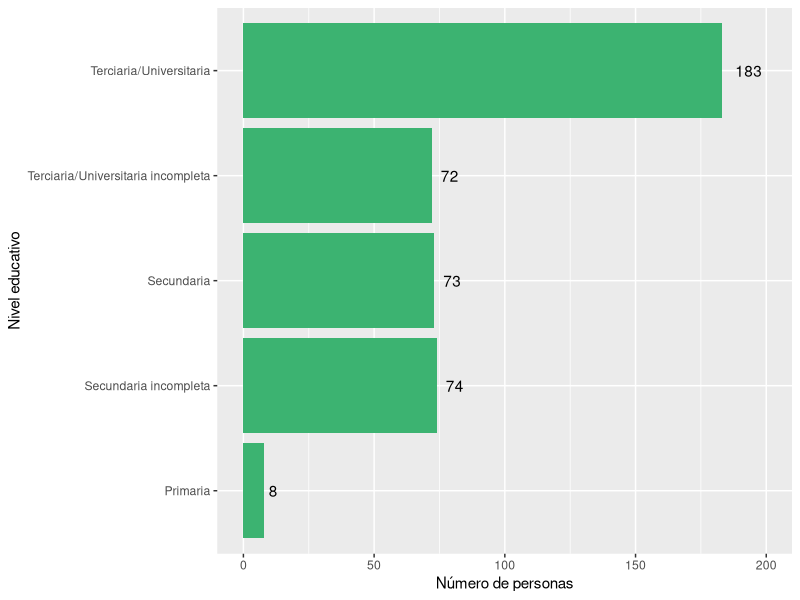

Here is the R script that generated this plot: (Note: this script raises an error after producing the figure.)
## ---- chunk 1
knitr::opts_chunk$set(echo = FALSE, tidy.opts = list(width.cutoff = 55), tidy = TRUE, fig.pos = 'hbpt', out.extra = '', message = FALSE, message = 'hide', warning = FALSE)
## ---- chunk 2
### PREPARACIÓN DE LOS DATOS ###

library(tidyverse)
library(haven)
library(scales)
library(lubridate)

datos <- read_dta("Datos/2011_2013panel.dta")

#Datos sobre: info general, cantidad de ocupados segun categorias   

gen_ocup <- datos %>% select(form, año, cp, ct, a22cargo, a4, a11a1, a11a2, a11a3,b1, b2SOC1:b2ASALtot, b2SOC135:b2ASALtotf, b3soc2p: b3asal6tuc, starts_with("ciiu"))


#Datos sobre: supervisión y conflicto: gestion, ausentismo

sup_conf <- datos %>%
  select(form, año, f21, f22, f23, f3, f3b1, f3b2, f3b3, f4bactitud, f4ccalidad)

  
#Datos sobre: tecnologia e innovación

tecno <- datos %>%
  select(form, año, g11:g31, g31:g31resul, g4proc:g422emp, g41a, g41b, g43a:g44b)
  
#Opiniones del entrevistado

opinion <- datos %>%
  select(form, año, h1posturaa, h5pacienci, h84educaci, h89sexo)

##Remuneraciones

#Salarios nominales promedio por categoria
Salarios <- datos %>% 
  select(form, año, c31asal:c36rs) 

##Inversion y financiamiento

EdiCons <- datos %>%
  select(Capital=d11capcap, Gastos= d11invgasg, Ingresos=d11invingi, Inversiones=d11invinv, Activo=d11actact)

TotAct <- datos %>%
  select(d16captot:d16acttot)

TotPas <- datos %>%
  select(d2tot)


#Trabajadores que ingresaron y dejaron la cooperativa por edad.
TraIng <- datos %>%
  select(año, b18a35soc:b18atot)

TraDej <- datos %>%
  select(año, b14a35soc:b14atot)

## ---- chunk 3
opinion %>%
  filter(is.na(h89sexo) == FALSE) %>%  #En el primer anio no se pregunto
  ggplot() +
  geom_bar(aes(as.factor(h84educaci)), fill = "mediumseagreen") +
  scale_x_discrete(labels = c("Primaria", "Secundaria incompleta", "Secundaria", "Terciaria/Universitaria incompleta", "Terciaria/Universitaria")) +
  coord_flip() +
  labs(x = "Nivel educativo", y = "Número de personas") +
  geom_text(aes(x = h84educaci, y = (..count..), label = (..count..)), stat = "count", hjust = -.5) + ylim(0, 200)
## ---- chunk 4
gen_ocup %>%
  mutate(tipo_coop = case_when(cp == 1 & is.na(ct) ~ "CP", ct == 1  ~ "CT")) %>%
  filter(a11a1 < 500, a11a2 < 500, a11a3 < 500) %>% #Hay outliers que son posibles errores y afectan mucho la grafica
  gather("tipo_colab", "cantidad", a11a1, a11a2, a11a3) %>%
  mutate(tipo_colab = recode(tipo_colab,a11a1 = "Proveedoras", a11a2 = "Socias", a11a3 = "Clientes")) %>%
  group_by(tipo_colab, cantidad) %>%
  filter(cantidad > 15)

## ---- chunk 5
inno_arr %>% 
  filter(a4 > 1975) %>%
  mutate(cp = recode(cp, `1` = "Cooperativa", `0` = "Empresa Convencional")) %>%
ggplot() +
  geom_bar(aes(as.factor(year(a4)), fill = as.factor(g4proc)), position = "fill") +
  facet_wrap(vars(cp)) +
  scale_fill_discrete(labels = c("Si", "No" )) +
  labs(x = "Año de inicio de actividades", y = "Proporción", fill = "¿Hubo innovación en proceso?") +
   theme(axis.text.x = element_text(angle = 90), legend.position="bottom") 
## ---- chunk 6
inno_arr %>% 
  filter(a4 >1975) %>% 
  mutate(cp = recode(cp, `1` = "Cooperativa", `0` = "Empresa Convencional")) %>%
ggplot() +
  geom_bar(aes(as.factor(year(a4)), fill = as.factor(g4org)), position = "fill") +
  facet_wrap(vars(cp)) +
  scale_fill_discrete(labels = c("Si", "No" )) +
  labs(x = "Año de inicio de actividades", y = "Proporción", fill = "¿Hubo innovación en organización?") +
   theme(axis.text.x = element_text(angle = 90), legend.position="bottom") 

## ---- chunk 7
inno_arr %>% 
  filter(a4 >1975) %>%
  mutate(cp = recode(cp, `1` = "Cooperativa", `0` = "Empresa Convencional")) %>%
ggplot() +
  geom_bar(aes(as.factor(year(a4)), fill = as.factor(g4com)), position = "fill") + 
  facet_wrap(vars(cp)) +
  scale_fill_discrete(labels = c("Si", "No" )) +
  labs(x = "Año de inicio de actividades", y = "Proporción", fill = "¿Hubo innovación en comercialización?") +
   theme(axis.text.x = element_text(angle = 90), legend.position="bottom") 

